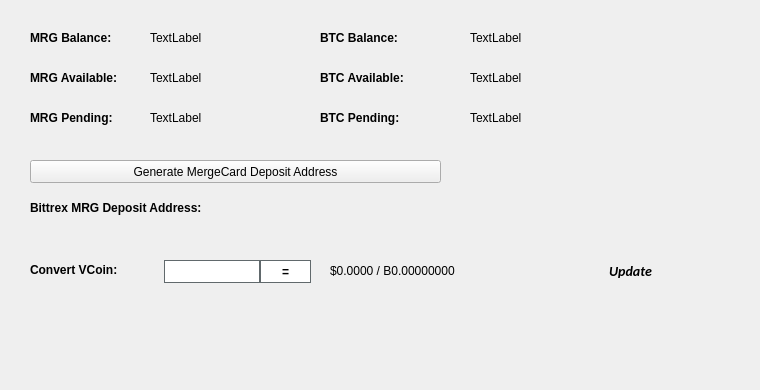
   <widget class="QWidget" name="BalanceTab">
    <attribute name="title">
     <string>Balance</string>
    </attribute>
    <widget class="QLabel" name="BitcoinBalanceLabel">
     <property name="geometry">
      <rect>
       <x>470</x>
       <y>30</y>
       <width>150</width>
       <height>16</height>
      </rect>
     </property>
     <property name="text">
      <string>TextLabel</string>
     </property>
    </widget>
    <widget class="QLabel" name="MRGBalanceLabel">
     <property name="geometry">
      <rect>
       <x>150</x>
       <y>30</y>
       <width>150</width>
       <height>16</height>
      </rect>
     </property>
     <property name="text">
      <string>TextLabel</string>
     </property>
    </widget>
    <widget class="QLabel" name="label_11">
     <property name="geometry">
      <rect>
       <x>30</x>
       <y>30</y>
       <width>101</width>
       <height>16</height>
      </rect>
     </property>
     <property name="font">
      <font>
       <weight>75</weight>
       <bold>true</bold>
      </font>
     </property>
     <property name="text">
      <string>MRG Balance:</string>
     </property>
    </widget>
    <widget class="QLabel" name="label_12">
     <property name="geometry">
      <rect>
       <x>320</x>
       <y>30</y>
       <width>101</width>
       <height>16</height>
      </rect>
     </property>
     <property name="font">
      <font>
       <weight>75</weight>
       <bold>true</bold>
      </font>
     </property>
     <property name="text">
      <string>BTC Balance:</string>
     </property>
    </widget>
    <widget class="QLabel" name="MRGAvailableLabel_2">
     <property name="geometry">
      <rect>
       <x>150</x>
       <y>70</y>
       <width>150</width>
       <height>16</height>
      </rect>
     </property>
     <property name="text">
      <string>TextLabel</string>
     </property>
    </widget>
    <widget class="QLabel" name="label_13">
     <property name="geometry">
      <rect>
       <x>30</x>
       <y>70</y>
       <width>111</width>
       <height>16</height>
      </rect>
     </property>
     <property name="font">
      <font>
       <weight>75</weight>
       <bold>true</bold>
      </font>
     </property>
     <property name="text">
      <string>MRG Available:</string>
     </property>
    </widget>
    <widget class="QLabel" name="label_14">
     <property name="geometry">
      <rect>
       <x>30</x>
       <y>110</y>
       <width>101</width>
       <height>16</height>
      </rect>
     </property>
     <property name="font">
      <font>
       <weight>75</weight>
       <bold>true</bold>
      </font>
     </property>
     <property name="text">
      <string>MRG Pending:</string>
     </property>
    </widget>
    <widget class="QLabel" name="MRGPendingLabel">
     <property name="geometry">
      <rect>
       <x>150</x>
       <y>110</y>
       <width>150</width>
       <height>16</height>
      </rect>
     </property>
     <property name="text">
      <string>TextLabel</string>
     </property>
    </widget>
    <widget class="QLabel" name="label_15">
     <property name="geometry">
      <rect>
       <x>320</x>
       <y>70</y>
       <width>111</width>
       <height>16</height>
      </rect>
     </property>
     <property name="font">
      <font>
       <weight>75</weight>
       <bold>true</bold>
      </font>
     </property>
     <property name="text">
      <string>BTC Available:</string>
     </property>
    </widget>
    <widget class="QLabel" name="BitcoinAvailableLabel">
     <property name="geometry">
      <rect>
       <x>470</x>
       <y>70</y>
       <width>150</width>
       <height>16</height>
      </rect>
     </property>
     <property name="text">
      <string>TextLabel</string>
     </property>
    </widget>
    <widget class="QLabel" name="label_31">
     <property name="geometry">
      <rect>
       <x>320</x>
       <y>110</y>
       <width>111</width>
       <height>16</height>
      </rect>
     </property>
     <property name="font">
      <font>
       <weight>75</weight>
       <bold>true</bold>
      </font>
     </property>
     <property name="text">
      <string>BTC Pending:</string>
     </property>
    </widget>
    <widget class="QLabel" name="BitcoinPendingLabel">
     <property name="geometry">
      <rect>
       <x>470</x>
       <y>110</y>
       <width>150</width>
       <height>16</height>
      </rect>
     </property>
     <property name="text">
      <string>TextLabel</string>
     </property>
    </widget>
    <widget class="QLabel" name="label_33">
     <property name="geometry">
      <rect>
       <x>30</x>
       <y>200</y>
       <width>221</width>
       <height>16</height>
      </rect>
     </property>
     <property name="font">
      <font>
       <weight>75</weight>
       <bold>true</bold>
      </font>
     </property>
     <property name="text">
      <string>Bittrex MRG Deposit Address:</string>
     </property>
    </widget>
    <widget class="QPushButton" name="GenDepositBTN">
     <property name="geometry">
      <rect>
       <x>30</x>
       <y>160</y>
       <width>411</width>
       <height>23</height>
      </rect>
     </property>
     <property name="text">
      <string>Generate MergeCard Deposit Address</string>
     </property>
     <property name="icon">
      <iconset resource="../mergecard.qrc">
       <normaloff>:/icons/bitcoin</normaloff>:/icons/bitcoin</iconset>
     </property>
    </widget>
    <widget class="QLabel" name="DepositAddressLabel">
     <property name="geometry">
      <rect>
       <x>200</x>
       <y>200</y>
       <width>261</width>
       <height>16</height>
      </rect>
     </property>
     <property name="palette">
      <palette>
       <active>
        <colorrole role="WindowText">
         <brush brushstyle="SolidPattern">
          <color alpha="255">
           <red>0</red>
           <green>0</green>
           <blue>0</blue>
          </color>
         </brush>
        </colorrole>
        <colorrole role="Text">
         <brush brushstyle="SolidPattern">
          <color alpha="255">
           <red>0</red>
           <green>0</green>
           <blue>255</blue>
          </color>
         </brush>
        </colorrole>
       </active>
       <inactive>
        <colorrole role="WindowText">
         <brush brushstyle="SolidPattern">
          <color alpha="255">
           <red>0</red>
           <green>0</green>
           <blue>0</blue>
          </color>
         </brush>
        </colorrole>
        <colorrole role="Text">
         <brush brushstyle="SolidPattern">
          <color alpha="255">
           <red>0</red>
           <green>0</green>
           <blue>255</blue>
          </color>
         </brush>
        </colorrole>
       </inactive>
       <disabled>
        <colorrole role="WindowText">
         <brush brushstyle="SolidPattern">
          <color alpha="255">
           <red>120</red>
           <green>120</green>
           <blue>120</blue>
          </color>
         </brush>
        </colorrole>
        <colorrole role="Text">
         <brush brushstyle="SolidPattern">
          <color alpha="255">
           <red>120</red>
           <green>120</green>
           <blue>120</blue>
          </color>
         </brush>
        </colorrole>
       </disabled>
      </palette>
     </property>
     <property name="font">
      <font>
       <weight>75</weight>
       <bold>true</bold>
      </font>
     </property>
     <property name="text">
      <string/>
     </property>
     <property name="alignment">
      <set>Qt::AlignRight|Qt::AlignTrailing|Qt::AlignVCenter</set>
     </property>
     <property name="textInteractionFlags">
      <set>Qt::LinksAccessibleByMouse|Qt::TextSelectableByKeyboard|Qt::TextSelectableByMouse</set>
     </property>
    </widget>
    <widget class="QLabel" name="label_8">
     <property name="geometry">
      <rect>
       <x>460</x>
       <y>300</y>
       <width>281</width>
       <height>81</height>
      </rect>
     </property>
     <property name="text">
      <string/>
     </property>
     <property name="pixmap">
      <pixmap>:/images/bittrex</pixmap>
     </property>
    </widget>
    <widget class="QWidget" name="widgetConversion" native="true">
     <property name="geometry">
      <rect>
       <x>0</x>
       <y>250</y>
       <width>751</width>
       <height>43</height>
      </rect>
     </property>
     <property name="minimumSize">
      <size>
       <width>0</width>
       <height>43</height>
      </size>
     </property>
     <property name="styleSheet">
      <string notr="true"/>
     </property>
     <widget class="QPushButton" name="btnUpdateMarketData">
      <property name="geometry">
       <rect>
        <x>575</x>
        <y>0</y>
        <width>111</width>
        <height>41</height>
       </rect>
      </property>
      <property name="sizePolicy">
       <sizepolicy hsizetype="Expanding" vsizetype="Expanding">
        <horstretch>0</horstretch>
        <verstretch>0</verstretch>
       </sizepolicy>
      </property>
      <property name="font">
       <font>
        <family>calibri</family>
        <pointsize>-1</pointsize>
        <weight>75</weight>
        <italic>true</italic>
        <bold>true</bold>
       </font>
      </property>
      <property name="styleSheet">
       <string notr="true">margin:0px;text-align:center;padding:2px;border-radius:3px;font-style:italic;width:100px;font-size:14px;font-family:calibri;font-weight:600;</string>
      </property>
      <property name="text">
       <string>Update</string>
      </property>
      <property name="iconSize">
       <size>
        <width>150</width>
        <height>35</height>
       </size>
      </property>
      <property name="autoDefault">
       <bool>true</bool>
      </property>
      <property name="default">
       <bool>true</bool>
      </property>
     </widget>
     <widget class="QLabel" name="lblConvertVCoin">
      <property name="geometry">
       <rect>
        <x>30</x>
        <y>10</y>
        <width>131</width>
        <height>20</height>
       </rect>
      </property>
      <property name="styleSheet">
       <string notr="true"/>
      </property>
      <property name="text">
       <string>&lt;html&gt;&lt;head/&gt;&lt;body&gt;&lt;p&gt;&lt;span style=&quot; font-weight:600;&quot;&gt;Convert VCoin:&lt;/span&gt;&lt;/p&gt;&lt;/body&gt;&lt;/html&gt;</string>
      </property>
     </widget>
     <widget class="QLineEdit" name="txtConvertVCoinQty">
      <property name="geometry">
       <rect>
        <x>160</x>
        <y>10</y>
        <width>100</width>
        <height>23</height>
       </rect>
      </property>
      <property name="minimumSize">
       <size>
        <width>100</width>
        <height>23</height>
       </size>
      </property>
      <property name="maximumSize">
       <size>
        <width>100</width>
        <height>16777215</height>
       </size>
      </property>
      <property name="styleSheet">
       <string notr="true">border: 1px solid #61696c;margin-left:4px;</string>
      </property>
     </widget>
     <widget class="QPushButton" name="btnConvertMergeCard">
      <property name="geometry">
       <rect>
        <x>260</x>
        <y>10</y>
        <width>51</width>
        <height>23</height>
       </rect>
      </property>
      <property name="minimumSize">
       <size>
        <width>0</width>
        <height>23</height>
       </size>
      </property>
      <property name="styleSheet">
       <string notr="true">border:1px solid #61696c;background:white;font-weight:600;</string>
      </property>
      <property name="text">
       <string>=</string>
      </property>
     </widget>
     <widget class="QLabel" name="lblConvertVCoinResults">
      <property name="geometry">
       <rect>
        <x>330</x>
        <y>0</y>
        <width>201</width>
        <height>41</height>
       </rect>
      </property>
      <property name="styleSheet">
       <string notr="true"/>
      </property>
      <property name="text">
       <string>$0.0000 / B0.00000000</string>
      </property>
     </widget>
     <widget class="QLabel" name="iconOverviewUpdateWait">
      <property name="geometry">
       <rect>
        <x>670</x>
        <y>10</y>
        <width>24</width>
        <height>24</height>
       </rect>
      </property>
      <property name="text">
       <string/>
      </property>
      <property name="pixmap">
       <pixmap resource="../mergecard.qrc">:/icons/transaction_1</pixmap>
      </property>
      <property name="scaledContents">
       <bool>true</bool>
      </property>
      <property name="alignment">
       <set>Qt::AlignCenter</set>
      </property>
     </widget>
    </widget>
   </widget>
